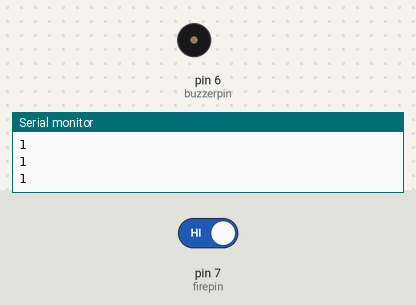
Recording of a sketch running on a simulated Arduino Uno, built with avr-gcc and run on an emulated ATmega328P. Shown: buzzer (waves = sounding, pin HIGH), the last lines printed to the serial monitor. The inputs (shaded band) are chosen by the test bench; at power-on: pin 7 (firepin) HIGH.

Above: at 12.8 s.
12.9 s: pin 7 (firepin) driven LOW
At 19.6 s:
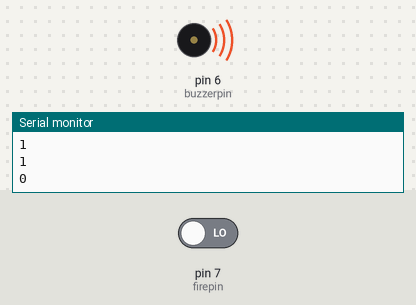
20.5 s: pin 7 (firepin) driven HIGH
At 25.4 s:
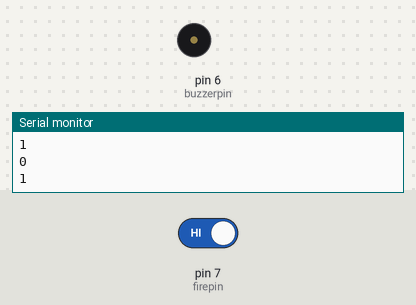
Timing chart, 0 to 26.9 s (numbered marks = the images above; inputs shaded):
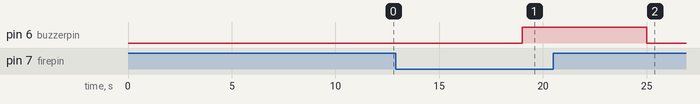

Measured:
- after the input at 12.9 s, pin 6 (buzzerpin): LOW → HIGH after 6.1 s
- after the input at 20.5 s, pin 6 (buzzerpin): HIGH → LOW after 4.5 s

The sketch:

firesensorwith_buzzer.ino
```cpp
int firepin = 7;
int buzzerpin = 6;

void setup() {
  Serial.begin(9600);
  pinMode(firepin,INPUT);
  pinMode(buzzerpin,OUTPUT);


}

void loop() {
 int fireval = digitalRead(firepin);
 Serial.println(fireval);
 delay(1000);

 if(fireval==0)
 {
  digitalWrite(buzzerpin,HIGH);
  delay(5000);
 }
 else
{
  digitalWrite(buzzerpin,LOW);
  delay(5000);
}

}
```
